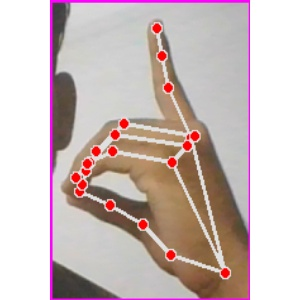
#> input picture Test Images/test_2.jpg, 300 x 300 px, found by its file name
$ python adaptive_thresholding_movingaverage.py
#> lines starting #> are read from the running program, lines starting #| are printed output that depends on the picture; after the words box and inside, x2 and y2 are one past the last pixel; in counts of white or black regions, pixels touching at a corner belong together
import cv2
import numpy as np

def integral_image(img):
    return cv2.integral(img)

def adaptive_thresholding(img, window_size, t):
    h, w = img.shape
    int_img = integral_image(img)

    result = img.copy()  # Make a copy to store the result

    for i in range(w):
        for j in range(h):
            x1 = max(0, i - window_size // 2)
            x2 = min(w - 1, i + window_size // 2)
            y1 = max(0, j - window_size // 2)
            y2 = min(h - 1, j + window_size // 2)

            count = (x2 - x1) * (y2 - y1)
            sum_region = int_img[y2+1, x2+1] - int_img[y2+1, x1] - int_img[y1, x2+1] + int_img[y1, x1]

            if img[j, i] * count <= sum_region * (100 - t) / 100:
                result[j, i] = 0
            else:
                result[j, i] = 255

    return result

# Example usage with your provided image path
image_path = 'Test Images/test_2.jpg'
img = cv2.imread(image_path, cv2.IMREAD_GRAYSCALE)
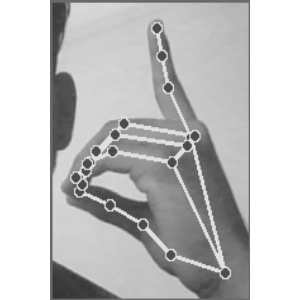
#> img: shape (300, 300); min 50, max 255, mean 193.1

window_size = 11
threshold_percent = 10
result = adaptive_thresholding(img, window_size, threshold_percent)
#> in integral_image, `return cv2.integral(img)`:
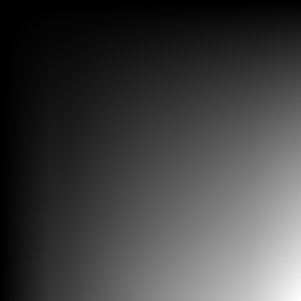
#> returned value: shape (301, 301) int32; min 0, max 17379680, mean 4460763.4; drawn with min black and max white
#> after the loop in adaptive_thresholding, `for i in range(w):`:
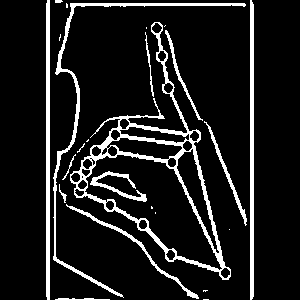
#> result: shape (300, 300); 10.9% white; 24 white regions (11 under 20 px), largest, box (x1, y1, x2, y2) and area: (70, 22, 231, 280) 3775, (53, 3, 246, 298) 1669, (46, 0, 50, 300) 1194

cv2.imshow('Original Image', img)
cv2.imshow('Adaptive Thresholding', result)
cv2.waitKey(0)
cv2.destroyAllWindows()

$ run again, with Test Images/test_1.jpg copied over Test Images/test_2.jpg
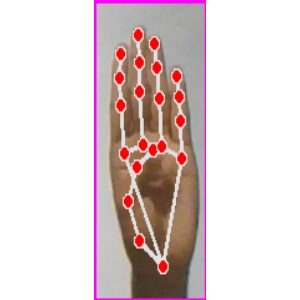
#> input picture Test Images/test_1.jpg, 300 x 300 px, found by its file name
#> `img = cv2.imread(image_path, cv2.IMREAD_GRAYSCALE)`:
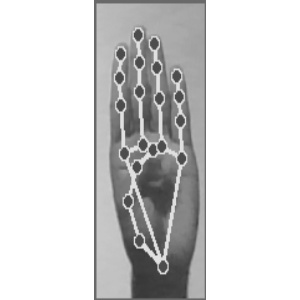
#> img: shape (300, 300); min 54, max 255, mean 213.1
#> after the loop in adaptive_thresholding, `for i in range(w):`:
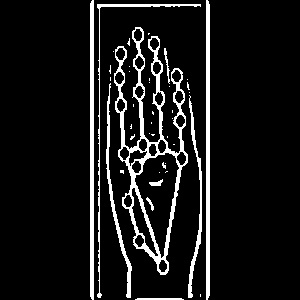
#> result: shape (300, 300); 9.2% white; 40 white regions (30 under 20 px), largest, box (x1, y1, x2, y2) and area: (114, 27, 188, 275) 3535, (90, 0, 94, 300) 1192, (206, 0, 210, 300) 1189
